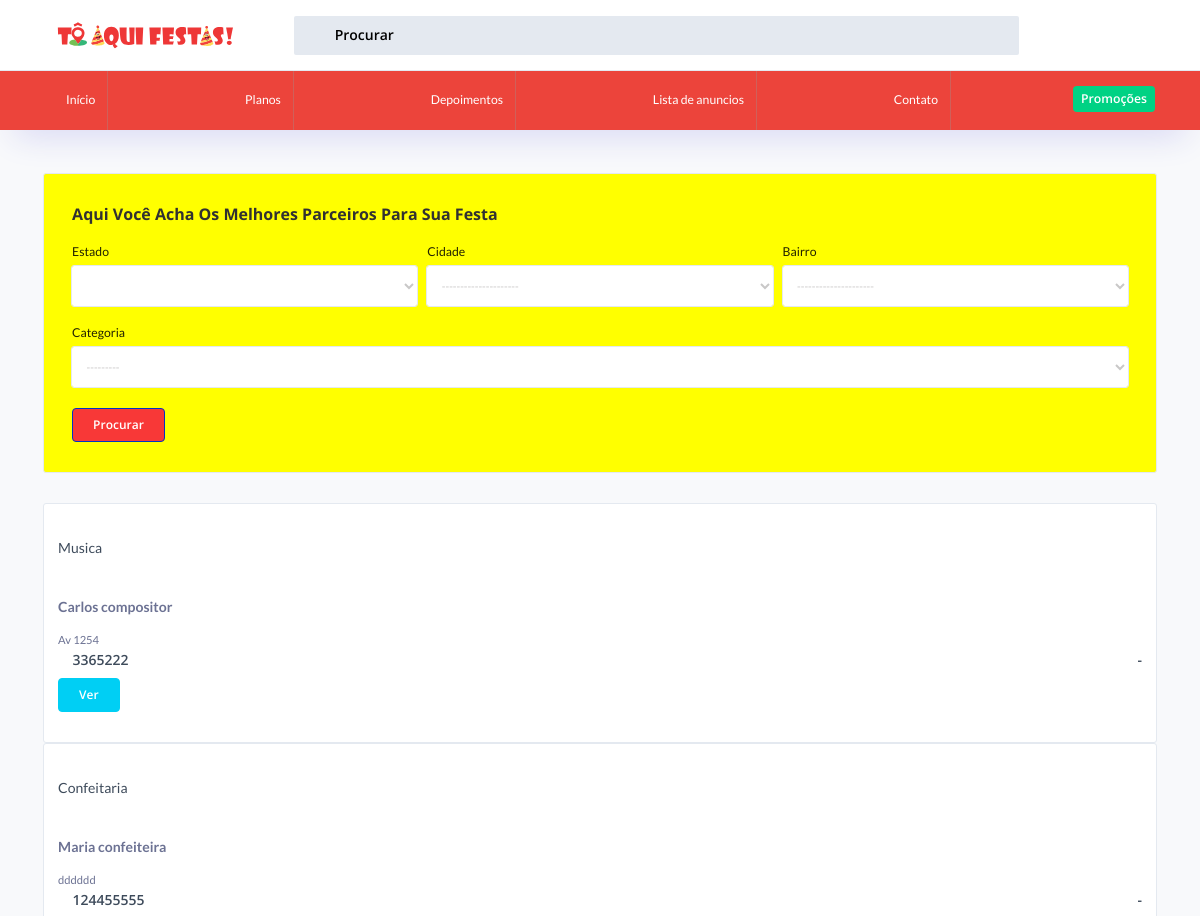
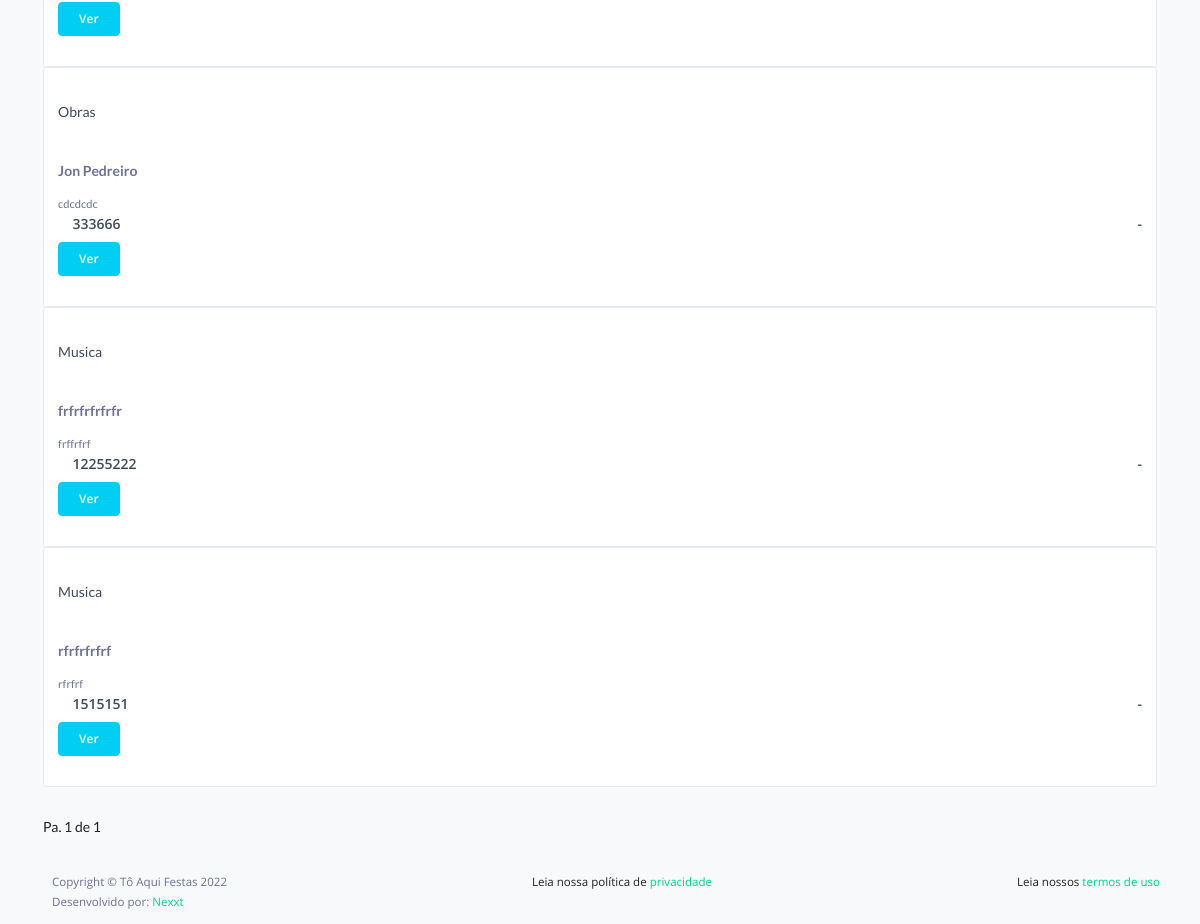
Before: /lista-de-anuncios/ with the older database file (2 pictures, top to bottom).
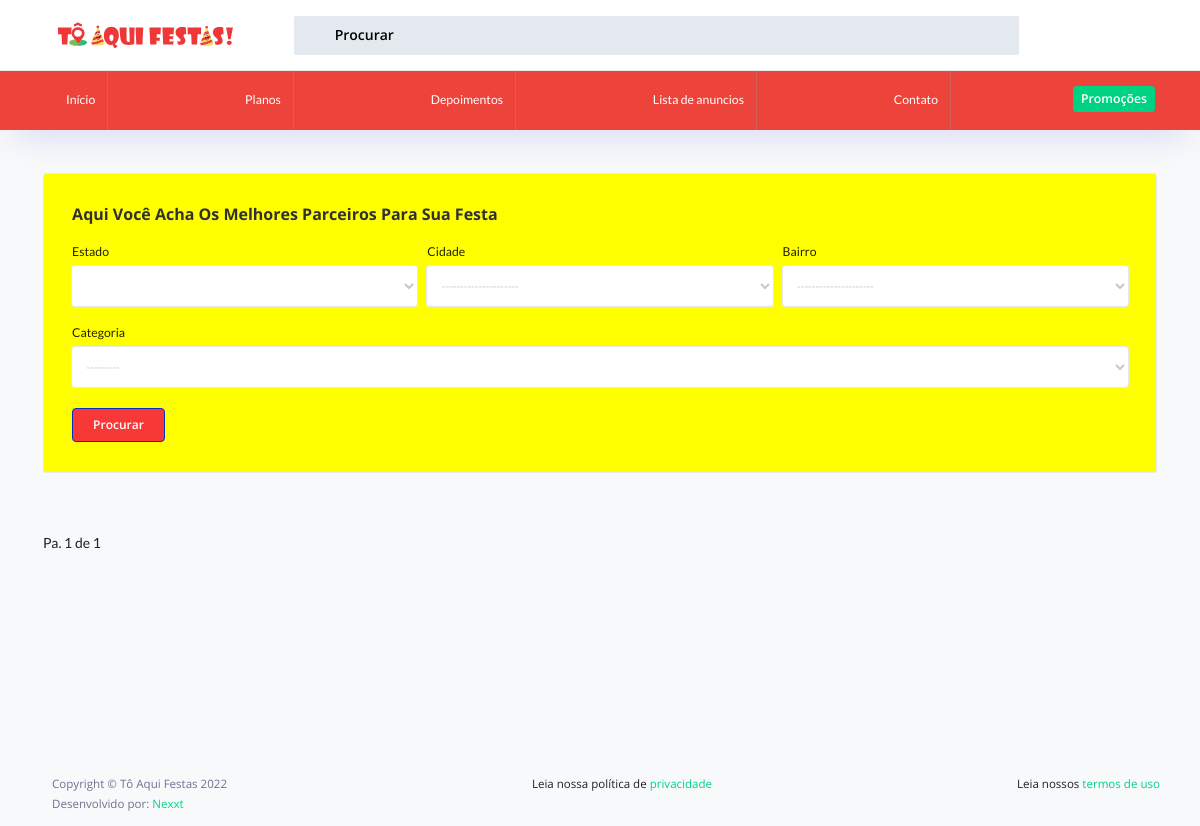
After: the same page with the newer database file.
### home/models.py (models this page shows, shortened)
class Anuncios(models.Model):
    criado = models.DateTimeField(auto_now_add=True)
    modificado = models.DateTimeField(auto_now=True)
    imagem_01 = StdImageField('Imagem 01', default='exemple.jpg', upload_to='Anuncios', null=True, blank=True)
    imagem_02 = StdImageField('Imagem 02', default='exemple.jpg', upload_to='Anuncios', null=True, blank=True)
    imagem_03 = StdImageField('Imagem 03', default='exemple.jpg', upload_to='Anuncios', null=True, blank=True)
    titulo = models.CharField('Nome do anúncio', max_length=255)
    slug = models.SlugField(max_length=255, unique=True, null=True, blank=True)
    descricao = RichTextField('Descrição', )
    endereco = models.CharField('Endereço', max_length=255)
    cep = models.CharField('CEP', max_length=255)
    estado = models.CharField('Estado', max_length=55, choices=STATE_CHOICES)
    cidade = models.ForeignKey(City, on_delete=models.CASCADE)
    bairro = models.ForeignKey(District, on_delete=models.CASCADE)
    categoria = models.ForeignKey(Categorias, on_delete=models.CASCADE)
    telefone = models.CharField('Telefone', max_length=255)
    email = models.EmailField('E-mail', max_length=255, null=True, blank=True)
    link_facebook = models.URLField('Link Facebook', null=True, blank=True)
    link_instagram = models.URLField('Link Instagram', null=True, blank=True)
    google_maps = models.TextField('Google maps', null=True, blank=True)
    publicado = models.BooleanField(default=True)
    promocao = models.BooleanField(default=False)
    class Meta:
        verbose_name = 'Anuncio'
        verbose_name_plural = 'Anuncios'
    def get_absolute_url(self):
        return reverse('detalhes-do-anuncio', kwargs={'slug': self.slug})

class Categorias(models.Model):
    criado = models.DateTimeField(auto_now_add=True)
    modificado = models.DateTimeField(auto_now=True)
    imagem = StdImageField('Imagem', upload_to='Categorias', variations={'thumb': {'width': 351, 'height': 215, 'crop': True }})
    nome = models.CharField('Nome da categoria', max_length=255)
    class Meta:
        verbose_name = 'Categoria'
        verbose_name_plural = 'Categorias'
    def __str__(self):
        return self.nome

### home/views.py (the view)
# urls.py: path('lista-de-anuncios/', listaDeAnuncios, name='lista-de-anuncios'),
def listaDeAnuncios(request):
    context = {}
    context['form'] = StateForm
    context['lista_de_categorias'] = Categorias.objects.all()
    anuncio = Anuncios.objects.all()
    anuncio_list = AnuncioFilter(
        request.GET,
        queryset = Anuncios.objects.all().filter(promocao=False)
    )
    context['anuncio_list'] = anuncio_list
    paginated_filtered_persons = Paginator(anuncio_list.qs, 10)
    page_number = request.GET.get('page')
    person_page_obj = paginated_filtered_persons.get_page(page_number)
    context['person_page_obj'] = person_page_obj
    return render(request, 'lista-de-anuncios.html', context)

### home/templates/lista-de-anuncios.html (shortened to what the changed rows need)
{% load static %} {% load widget_tweaks %} {% load home_extras %}
<!DOCTYPE html>
<html lang="pt-br">
<head>
    {% include 'includes/css.html' %}
    <link rel="stylesheet" type='text/css' href="https://cdnjs.cloudflare.com/ajax/libs/semantic-ui/2.2.14/semantic.min.css">
</head>
<body>
    <div class="container-scroller">
        <div class="container-fluid page-body-wrapper">
            <div class="main-panel">
                <div class="content-wrapper pb-0">
                    {% for anuncio in person_page_obj %}
                    <div class="card">
                        <div class="card-body p-0">
                        </div>
                        <div class="card-body px-3 text-dark">
                            <div class="d-flex justify-content-between">
                                <p>{{ anuncio.categoria }}</p>
                                <i class="mdi mdi-heart-outline"></i>
                            </div>
                            <h5 class="d-block text-muted">{{ anuncio.titulo }}</h5>
                            <small class="d-block text-muted">{{ anuncio.endereco }}
                            </small>
                            <div class="d-flex justify-content-between font-weight-semibold">
                                <p class="mb-0">
                                    <i class="mdi mdi-cellphone star-color pr-1"></i>{{ anuncio.telefone }}</p>
                                <p class="mb-0">{{ anuncio.estado }} - {{ anuncio.cidade }}</p>
                            </div>
                            <a class="btn btn-info" href="{{ anuncio.get_absolute_url }}">Ver</a>
                        </div>
                    </div>
                    {% endfor %}
                </div>
            </div>
        </div>
    </div>
</body>
</html>

Changed rows visible on the page:
removed Anuncios: categoria "Musica", titulo "Carlos compositor", endereco "Av 1254", telefone "3365222"
removed Anuncios: categoria "Confeitaria", titulo "Maria confeiteira", endereco "dddddd", telefone "124455555"
removed Anuncios: categoria "Obras", titulo "Jon Pedreiro", endereco "cdcdcdc", telefone "333666"
removed Anuncios: categoria "Musica", titulo "frfrfrfrfrfr", endereco "frffrfrf", telefone "12255222"
removed Anuncios: categoria "Musica", titulo "rfrfrfrfrf", endereco "rfrfrf", telefone "1515151"
